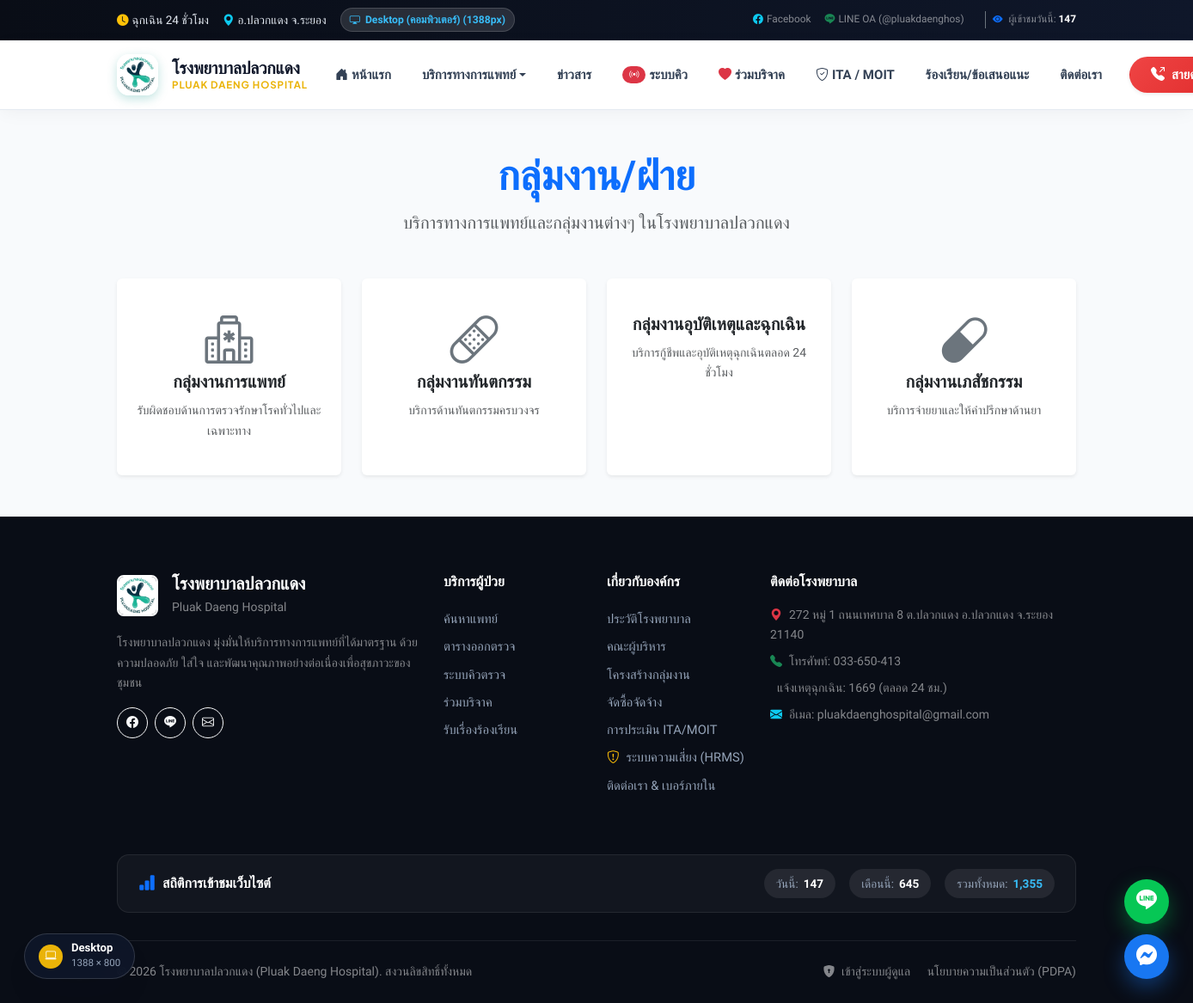
Screenshot of /department with the database file from the repository.
### tables this page shows
CREATE TABLE `departments` (
  `id` int(11) NOT NULL AUTO_INCREMENT,
  `name` varchar(100) NOT NULL,
  `description` text DEFAULT NULL,
  `cover_image` varchar(255) DEFAULT NULL,
  `icon` varchar(50) DEFAULT NULL,
  `contact_info` text DEFAULT NULL,
  `status` enum('active','inactive') DEFAULT 'active',
  `created_at` timestamp NULL DEFAULT current_timestamp(),
  `updated_at` timestamp NULL DEFAULT current_timestamp() ON UPDATE current_timestamp(),
  `deleted_at` timestamp NULL DEFAULT NULL,
  PRIMARY KEY (`id`)
);

### app/Controllers/DepartmentController.php (called while the page is built, shortened)
<?php
class DepartmentController extends Controller {
    private $departmentModel;
    public function __construct() {
        $this->departmentModel = $this->model('Department');
    }
    public function index() {
        $departments = $this->departmentModel->getAll();
        $data = [
            'page_title' => 'กลุ่มงาน/ฝ่าย',
            'departments' => $departments
        ];
        $this->view('departments/index', $data);
    }
}

### app/Core/App.php (called while the page is built, shortened)
<?php
class App {
    protected $controller = 'HomeController';
    protected $method = 'index';
    public function __construct() {
        $url = $this->parseUrl();
        if (isset($url[0]) && strtolower($url[0]) === 'admin') {
            array_shift($url);
            $this->controller = 'DashboardController';
            $adminAliases = [
                'donationitem' => 'DonationItem',
                'donationitems' => 'DonationItem',
                'donation' => 'Donation',
                'donations' => 'Donation',
                'banner' => 'Banner',
                'banners' => 'Banner',
                'news' => 'News',
                'appointment' => 'Appointment',
                'appointments' => 'Appointment',
                'doctor' => 'Doctor',
                'doctors' => 'Doctor',
                'clinic' => 'Clinic',
                'clinics' => 'Clinic',
                'service' => 'Service',
                'services' => 'Service',
                'department' => 'Department',
                'departments' => 'Department',
                'procurement' => 'Procurement',
                'procurements' => 'Procurement',
                'complaint' => 'Complaint',
                'complaints' => 'Complaint',
                'setting' => 'Settings',
                'settings' => 'Settings',
                'auditlog' => 'AuditLog',
                'logs' => 'AuditLog',
                'dashboard' => 'Dashboard',
                'auth' => 'Auth',
                'login' => 'Auth'
            ];
            if (isset($url[0])) {
                $rawKey = strtolower($url[0]);
                if (isset($adminAliases[$rawKey]) && file_exists('../app/Controllers/Admin/' . $adminAliases[$rawKey] . 'Controller.php')) {
                    $this->controller = $adminAliases[$rawKey] . 'Controller';
                    unset($url[0]);
                } else if (file_exists('../app/Controllers/Admin/' . ucwords($url[0]) . 'Controller.php')) {
                    $this->controller = ucwords($url[0]) . 'Controller';
                    unset($url[0]);
                }
            }
            $controllerClass = 'App\\Controllers\\Admin\\' . $this->controller;
            if(!class_exists($controllerClass)){
                require_once '../app/Controllers/Admin/' . $this->controller . '.php';
            }
            $this->controller = new $controllerClass;
        } else {
            $aliases = [
                'donations' => 'Donation',
                'donation' => 'Donation',
                'doctors' => 'Doctor',
                'doctor' => 'Doctor',
                'clinics' => 'Clinic',
                'clinic' => 'Clinic',
                'services' => 'Service',
                'service' => 'Service',
                'appointments' => 'Appointment',
                'appointment' => 'Appointment',
                'departments' => 'Department',
                'department' => 'Department',
                'hrms' => 'Risk',
                'risk' => 'Risk',
                'ita' => 'Ita',
                'contact' => 'Contact',
                'news' => 'News'
            ];
            if (isset($url[0])) {
                $rawKey = strtolower($url[0]);
                if (isset($aliases[$rawKey]) && file_exists('../app/Controllers/' . $aliases[$rawKey] . 'Controller.php')) {
                    $this->controller = $aliases[$rawKey] . 'Controller';
                    unset($url[0]);
                } else if (file_exists('../app/Controllers/' . ucwords($url[0]) . 'Controller.php')) {
                    $this->controller = ucwords($url[0]) . 'Controller';
                    unset($url[0]);
                } else if (str_ends_with($rawKey, 's') && file_exists('../app/Controllers/' . ucwords(rtrim($rawKey, 's')) . 'Controller.php')) {
                    $this->controller = ucwords(rtrim($rawKey, 's')) . 'Controller';
                    unset($url[0]);
                }
            }
            $this->controller = new $controllerClass;
        }
        $this->params = $url ? array_values($url) : [];
        call_user_func_array([$this->controller, $this->method], $this->params);
    }
    public function parseUrl() {
        if (isset($_GET['url'])) {
            $url = rtrim($_GET['url'], '/');
            $url = urldecode($url);
            return explode('/', $url);
        }
        return [];
    }
}

### public/index.php (called while the page is built, shortened)
<?php
spl_autoload_register(function($className) {
    if (strpos($className, 'App\\Core\\') === 0) {
        $class = str_replace('App\\Core\\', '', $className);
    } else if (strpos($className, 'App\\Controllers\\') === 0) {
        $class = str_replace('App\\Controllers\\', '', $className);
        require_once '../app/Controllers/' . $class . '.php';
    } else if (strpos($className, 'App\\Models\\') === 0) {
        $class = str_replace('App\\Models\\', '', $className);
        require_once '../app/Models/' . $class . '.php';
    } else if (strpos($className, 'App\\Services\\') === 0) {
        $class = str_replace('App\\Services\\', '', $className);
        require_once '../app/Services/' . $class . '.php';
    } else if (strpos($className, 'App\\Repositories\\') === 0) {
        $class = str_replace('App\\Repositories\\', '', $className);
        require_once '../app/Repositories/' . $class . '.php';
    } else if (strpos($className, 'App\\Middleware\\') === 0) {
        $class = str_replace('App\\Middleware\\', '', $className);
        require_once '../app/Middleware/' . $class . '.php';
    } else if (strpos($className, 'App\\Helpers\\') === 0) {
        $class = str_replace('App\\Helpers\\', '', $className);
        require_once '../app/Helpers/' . $class . '.php';
    } else if (strpos($className, 'App\\Validation\\') === 0) {
        $class = str_replace('App\\Validation\\', '', $className);
        require_once '../app/Validation/' . $class . '.php';
    }
});
$app = new App\Core\App();

### app/Core/Database.php (called while the page is built, shortened)
<?php
class Database {
    private $host = DB_HOST;
    private $user = DB_USER;
    private $pass = DB_PASS;
    private $dbname = DB_NAME;
    private $dbh;
    private $stmt;
    public function __construct() {
        $dsn = 'mysql:host=' . $this->host . ';dbname=' . $this->dbname . ';charset=utf8mb4';
        $options = array(
            PDO::ATTR_PERSISTENT => true,
            PDO::ATTR_ERRMODE => PDO::ERRMODE_EXCEPTION,
            PDO::ATTR_DEFAULT_FETCH_MODE => PDO::FETCH_OBJ,
            PDO::MYSQL_ATTR_INIT_COMMAND => 'SET NAMES utf8mb4'
        );
        try {
            $this->dbh = new PDO($dsn, $this->user, $this->pass, $options);
        } catch(PDOException $e) {
            $this->error = $e->getMessage();
            error_log($this->error);
            if (APP_ENV === 'development') {
                echo $this->error;
            } else {
                echo "Database connection failed.";
            }
        }
    }
    public function query($sql) {
        $this->stmt = $this->dbh->prepare($sql);
    }
    public function bind($param, $value, $type = null) {
        if (is_null($type)) {
            switch(true) {
                default:
                    $type = PDO::PARAM_STR;
            }
        }
        $this->stmt->bindValue($param, $value, $type);
    }
    public function execute() {
        return $this->stmt->execute();
    }
    public function resultSet() {
        $this->execute();
        return $this->stmt->fetchAll();
    }
}

### app/Core/Model.php (called while the page is built, shortened)
<?php
class Model {
    public function __construct() {
        $this->db = new Database();
    }
}

### app/Models/Department.php (called while the page is built, shortened)
<?php
class Department extends Model {
    public function getAll() {
        $this->db->query('SELECT * FROM departments WHERE deleted_at IS NULL ORDER BY name ASC');
        return $this->db->resultSet();
    }
}

### app/Views/departments/index.php (the view, shortened to what this page needs)
<div class="container my-5">
    <div class="text-center mb-5">
        <h1 class="display-5 fw-bold text-primary"><?= $page_title ?></h1>
        <p class="lead text-muted">บริการทางการแพทย์และกลุ่มงานต่างๆ ในโรงพยาบาลปลวกแดง</p>
    </div>
    <div class="row g-4">
        <?php if(empty($departments)): ?>
            <div class="col-12 text-center text-muted">
                <p>ยังไม่มีข้อมูลกลุ่มงาน</p>
            </div>
        <?php else: ?>
            <?php foreach($departments as $dept): ?>
                <div class="col-md-4 col-lg-3">
                    <div class="card h-100 text-center py-4 border-0 shadow-sm hover-shadow transition">
                        <div class="card-body">
                            <i class="bi <?= $dept->icon ?? 'bi-hospital' ?> display-4 text-secondary mb-3"></i>
                            <h5 class="card-title fw-bold text-dark"><?= $dept->name ?></h5>
                            <p class="card-text text-muted small"><?= mb_strimwidth($dept->description, 0, 80, '...') ?></p>
                        </div>
                    </div>
                </div>
            <?php endforeach; ?>
        <?php endif; ?>
    </div>
</div>

### public/assets/css/style.css (style rules this page uses)
:root { --primary-color: #0d9488; --primary-dark: #0f766e; --primary-light: #f0fdfa; --primary-border: #99f6e4; --secondary-color: #0284c7; --secondary-dark: #0369a1; --secondary-light: #f0f9ff; --accent-warning: #f59e0b; --accent-danger: #ef4444; --accent-success: #10b981; --bg-main: #f8fafc; --bg-surface: #ffffff; --text-main: #0f172a; --text-muted: #64748b; --text-light: #94a3b8; --border-color: #e2e8f0; --font-thai: 'Prompt', -apple-system, BlinkMacSystemFont, sans-serif; --font-en: 'Plus Jakarta Sans', sans-serif; --radius-sm: 8px; --radius-md: 14px; --radius-lg: 20px; --radius-xl: 28px; --radius-pill: 9999px; --shadow-sm: 0 2px 6px rgba(15, 23, 42, 0.04); --shadow-md: 0 10px 25px -5px rgba(15, 23, 42, 0.06), 0 8px 10px -6px rgba(15, 23, 42, 0.04); --shadow-lg: 0 20px 40px -12px rgba(15, 23, 42, 0.1); --shadow-glow-teal: 0 10px 30px rgba(13, 148, 136, 0.25); --transition: all 0.25s cubic-bezier(0.16, 1, 0.3, 1); }
*, *::before, *::after { box-sizing: border-box; }
body { font-family: var(--font-thai); background-color: var(--bg-main); color: var(--text-main); line-height: 1.65; letter-spacing: normal !important; overflow-x: hidden; margin: 0; padding: 0; }
h1, h2, h3, h4, h5, h6 { font-family: var(--font-thai); font-weight: 700; color: var(--text-main); line-height: 1.35; margin-bottom: 0.5rem; letter-spacing: normal !important; }
p { line-height: 1.7; margin-bottom: 1rem; }

### app/Views/departments/index.php (style rules this page uses)
.transition { transition: all 0.3s ease; }

### rows the page displays
departments: name "กลุ่มงานการแพทย์", description "รับผิดชอบด้านการตรวจรักษาโรคทั่วไปและเฉพาะทาง"
departments: name "กลุ่มงานทันตกรรม", description "บริการด้านทันตกรรมครบวงจร"
departments: name "กลุ่มงานอุบัติเหตุและฉุกเฉิน", description "บริการกู้ชีพและอุบัติเหตุฉุกเฉินตลอด 24 ชั่วโมง"
departments: name "กลุ่มงานเภสัชกรรม", description "บริการจ่ายยาและให้คำปรึกษาด้านยา"

### other values shown
$lineOaId "@pluakdaenghos"
$visitStats['today'] "147"
$page_title "กลุ่มงาน/ฝ่าย"
$siteSettings['address'] "272 หมู่ 1 ถนนเทศบาล 8 ต.ปลวกแดง อ.ปลวกแดง จ.ระยอง 21140"
$siteSettings['telephone'] "033-650-413"
$siteSettings['email'] "pluakdaenghospital@gmail.com"
$visitStats['month'] "645"
$visitStats['total'] "1,355"
